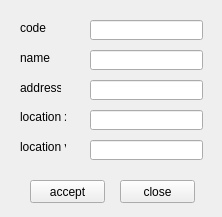
<?xml version="1.0" encoding="UTF-8"?>
<ui version="4.0">
 <class>addProviderclass</class>
 <widget class="QWidget" name="addProviderclass">
  <property name="geometry">
   <rect>
    <x>0</x>
    <y>0</y>
    <width>222</width>
    <height>217</height>
   </rect>
  </property>
  <property name="windowTitle">
   <string>تهیه کننده جدید</string>
  </property>
  <widget class="QPushButton" name="pushButton">
   <property name="geometry">
    <rect>
     <x>30</x>
     <y>180</y>
     <width>75</width>
     <height>23</height>
    </rect>
   </property>
   <property name="text">
    <string>accept</string>
   </property>
  </widget>
  <widget class="QPushButton" name="pushButton_2">
   <property name="geometry">
    <rect>
     <x>120</x>
     <y>180</y>
     <width>75</width>
     <height>23</height>
    </rect>
   </property>
   <property name="text">
    <string>close</string>
   </property>
  </widget>
  <widget class="QLineEdit" name="lineEdit">
   <property name="geometry">
    <rect>
     <x>90</x>
     <y>20</y>
     <width>113</width>
     <height>20</height>
    </rect>
   </property>
  </widget>
  <widget class="QLineEdit" name="lineEdit_2">
   <property name="geometry">
    <rect>
     <x>90</x>
     <y>50</y>
     <width>113</width>
     <height>20</height>
    </rect>
   </property>
  </widget>
  <widget class="QLineEdit" name="lineEdit_3">
   <property name="geometry">
    <rect>
     <x>90</x>
     <y>80</y>
     <width>113</width>
     <height>20</height>
    </rect>
   </property>
  </widget>
  <widget class="QLineEdit" name="lineEdit_4">
   <property name="geometry">
    <rect>
     <x>90</x>
     <y>110</y>
     <width>113</width>
     <height>20</height>
    </rect>
   </property>
  </widget>
  <widget class="QLineEdit" name="lineEdit_5">
   <property name="geometry">
    <rect>
     <x>90</x>
     <y>140</y>
     <width>113</width>
     <height>20</height>
    </rect>
   </property>
  </widget>
  <widget class="QLabel" name="label">
   <property name="geometry">
    <rect>
     <x>20</x>
     <y>20</y>
     <width>31</width>
     <height>16</height>
    </rect>
   </property>
   <property name="text">
    <string>code</string>
   </property>
  </widget>
  <widget class="QLabel" name="label_2">
   <property name="geometry">
    <rect>
     <x>20</x>
     <y>50</y>
     <width>31</width>
     <height>16</height>
    </rect>
   </property>
   <property name="text">
    <string>name</string>
   </property>
  </widget>
  <widget class="QLabel" name="label_3">
   <property name="geometry">
    <rect>
     <x>20</x>
     <y>80</y>
     <width>41</width>
     <height>16</height>
    </rect>
   </property>
   <property name="text">
    <string>address</string>
   </property>
  </widget>
  <widget class="QLabel" name="label_4">
   <property name="geometry">
    <rect>
     <x>20</x>
     <y>110</y>
     <width>46</width>
     <height>13</height>
    </rect>
   </property>
   <property name="text">
    <string>location x</string>
   </property>
  </widget>
  <widget class="QLabel" name="label_5">
   <property name="geometry">
    <rect>
     <x>20</x>
     <y>140</y>
     <width>46</width>
     <height>13</height>
    </rect>
   </property>
   <property name="text">
    <string>location y</string>
   </property>
  </widget>
 </widget>
 <tabstops>
  <tabstop>lineEdit</tabstop>
  <tabstop>lineEdit_2</tabstop>
  <tabstop>lineEdit_3</tabstop>
  <tabstop>lineEdit_4</tabstop>
  <tabstop>lineEdit_5</tabstop>
  <tabstop>pushButton</tabstop>
  <tabstop>pushButton_2</tabstop>
 </tabstops>
 <resources/>
 <connections/>
</ui>
